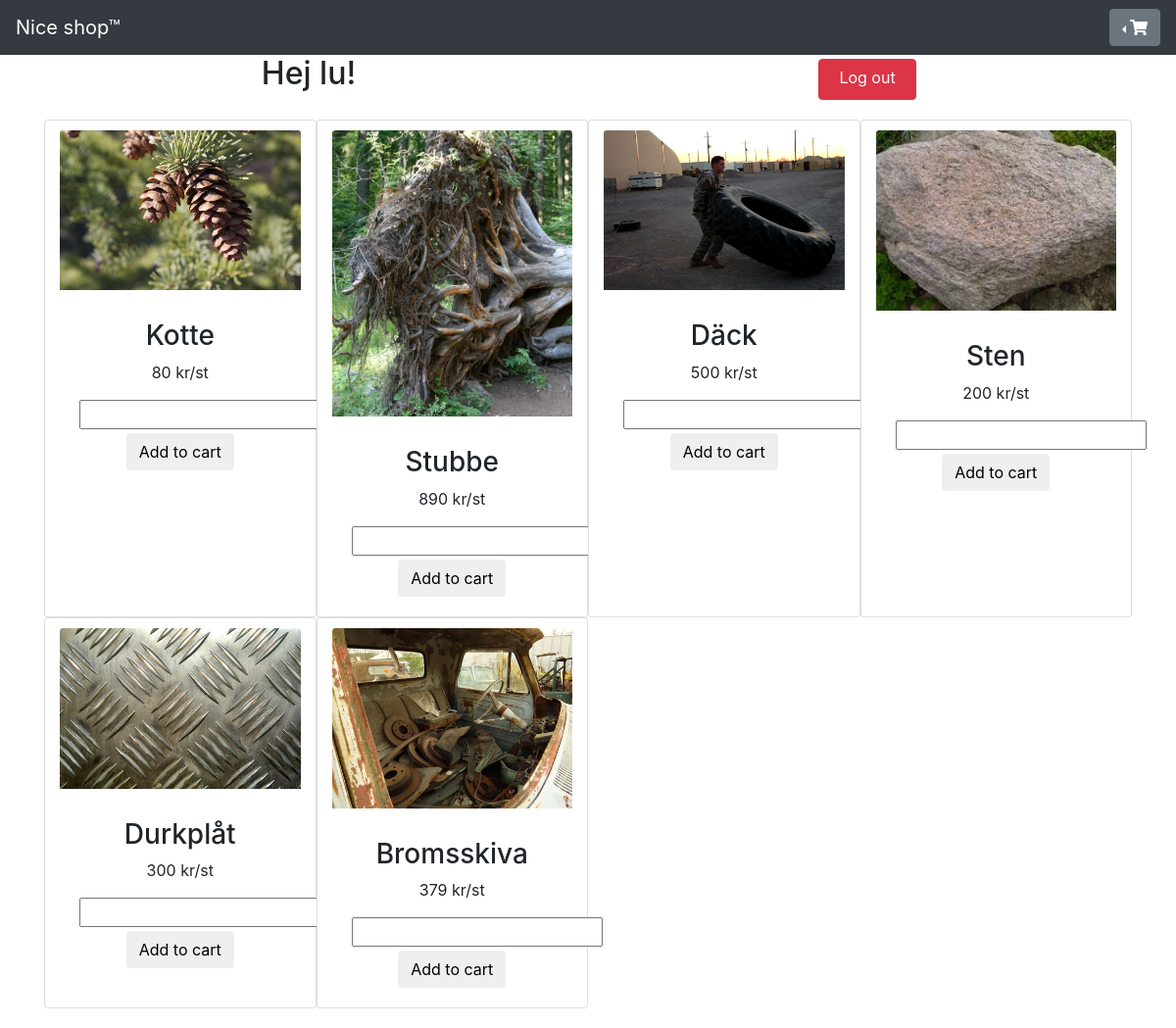
Page /index.php (signed in) on the committed database.
### tables this page shows
CREATE TABLE `products` (
  `product_id` int(11) NOT NULL,
  `product_name` varchar(20) NOT NULL,
  `price` int(11) NOT NULL,
  `image` varchar(50) NOT NULL
);

### index.php (the view, shortened to what this page needs)
<!DOCTYPE html>
<html lang="en">
<head>
    <link rel="stylesheet" href="https://use.fontawesome.com/releases/v5.3.1/css/all.css">
    <link rel="stylesheet" href="https://stackpath.bootstrapcdn.com/bootstrap/4.1.3/css/bootstrap.min.css">
    <link rel="stylesheet" type="text/css" href="css/style.css">
</head>
<body>
<?php
    include("includes/database_connection.php");
?>
<header>
    <nav class="navbar navbar-dark bg-dark">
        <a class="navbar-brand" href="index.php">Nice shop™</a>
        <?php
        if(isset($_SESSION["username"])){ ?>
        <div class="dropdown dropleft">
            <button class="btn btn-secondary dropdown-toggle" type="button" id="dropdownMenuButton" data-toggle="dropdown" aria-haspopup="true" aria-expanded="false"><i class="fas fa-shopping-cart"></i></button>
        </div>
        <?php }
    ?>
    </nav>
</header>
<div class="container">
    <div class="row">
    <?php
        if(isset($_SESSION["username"])){ ?>
            <h2 style="text-align:center;float:left" class="col-6">Hej <?=$_SESSION["username"]?>!</h2>
            <a href="includes/logout.php" style="width:100px;display:block;" class="btn btn-danger mt-1 mx-auto">Log out</a>
    <?php } ?>
    </div>
    <div class="row box">
        <?php
        $statement = $pdo->prepare("SELECT * FROM products");
        $statement->execute();
        $fetched_stock = $statement->fetchAll(PDO::FETCH_ASSOC);
        foreach($fetched_stock as $product){
            if(date('N') === 1){
                $newPrice = $product["price"] * 0.5;
            }
            elseif(date('N') === 3){
                $newPrice = $product["price"] * 1.1;
            }
            elseif(date('N') === "5" && $product["price"] > 200){
                $newPrice = $product["price"] - 20;
            }
            else{
                $newPrice = $product["price"];
            }
            ?>
            <div class="card col-6 col-md-4 col-xl-3">
                <img class="card-img-top" src="images/<?=$product['image']?>" alt="<?=$product['product_name']?>">
                <div class="card-body centerText">
					<h3 class="card-text"><?=$product["product_name"]?></h3>
					<p class="card-text"><?=$newPrice?> kr/st</p>
                    <form action="includes/add-to-cart.php" method="POST">
                        <input type="number" class="centerText" name="product_amount"/>
                        <input class="btn mt-1" type="submit" name="submit" value="Add to cart">
                    </form>
                </div>
            </div>
        <?php
        } ?>
    </div>
</div>
</body>
</html>

### css/style.css (style rules this page uses)
form { text-align: center; margin: 0 auto; }
.box { margin: 20px auto; }
.card-img-top { margin: 10px auto; }
.centerText { text-align: center; }

### rows in the picture
products: image (picture), product_name "Kotte", price "80"
products: image (picture), product_name "Stubbe", price "890"
products: image (picture), product_name "Däck", price "500"
products: image (picture), product_name "Sten", price "200"
products: image (picture), product_name "Durkplåt", price "300"
products: image (picture), product_name "Bromsskiva", price "379"

### other values in the picture
$_SESSION["username"] "lu"
